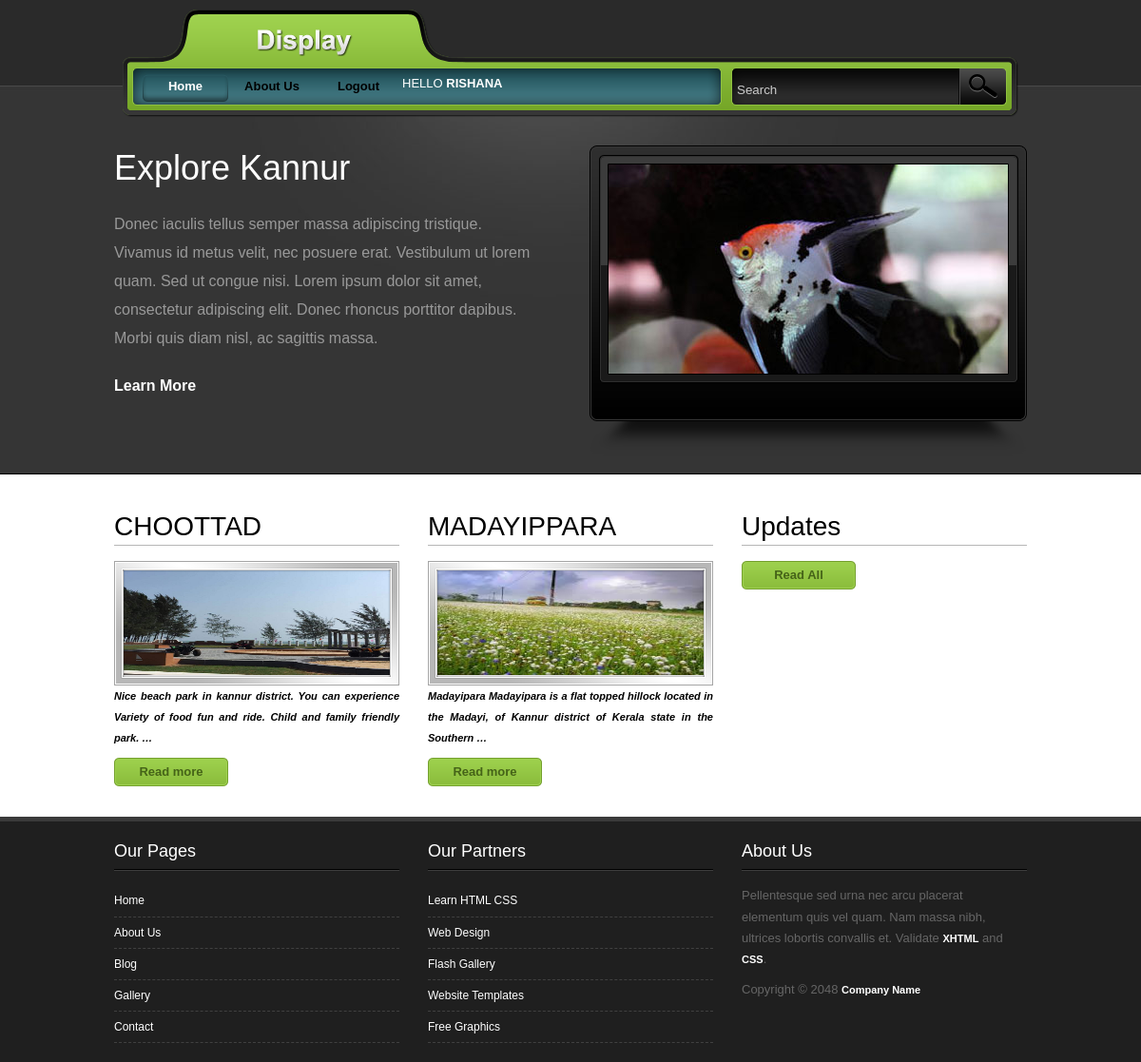
The app's page / (signed in) with its own data.
### travelapp/models.py (models this page shows, shortened)
class place(models.Model):
    name = models.CharField(max_length=250)
    img = models.ImageField(upload_to='pics')
    des = models.TextField()

### travelapp/views.py (the view)
# urls.py: path('', views.demo, name='demo'),
def demo(request):
    obj=place.objects.all()
    update_obj = Newupdates.objects.all()
    return render(request,"index.html",{'result':obj,'update_res':update_obj})

### travelapp/templates/index.html (shortened to what this page needs)
<!DOCTYPE html PUBLIC "-//W3C//DTD XHTML 1.0 Transitional//EN" "http://www.w3.org/TR/xhtml1/DTD/xhtml1-transitional.dtd">
{% load static %}
<html xmlns="http://www.w3.org/1999/xhtml">
<head>
<link href="{% static 'css/tooplate_style.css' %}" rel="stylesheet" type="text/css" />
<link rel="stylesheet" type="text/css" href="{% static 'css/contentslider.css' %}" />
</head>
<body id="home">
<div id="tooplate_wrapper_home">
	<div id="tooplate_header">
    	<div id="site_title"><h1><a href="#">Explore Kannur</a></h1></div>
        <div id="tooplate_menu">
            <ul>
                <li><a href="#" class="current">Home</a></li>
                <li><a href="#">About Us</a></li>
                {% if user.is_authenticated %}
                <li style="color:white;text-transform:uppercase;">Hello <b>{{user.username }}</b></li>
                <li><a href="credentials/logout">Logout</a></li>
                {% else %}
                <li><a href="credentials/register">Register</a></li>
                <li><a href="credentials/login">Login</a></li>
                {% endif %}
            </ul>
            <div id="search_box">
                <form action="#" method="get">
                <input type="text" value="Search" name="q" size="10" id="searchfield" title="searchfield" onfocus="clearText(this)" onblur="clearText(this)" />
                <input type="submit" name="Search" value="" id="searchbutton" title="Search" />
                </form>
            </div>
        </div>
    </div>
    <div id="tooplate_middle">
    	<div id="mid_slider">
        	<div id="slider1" class="sliderwrapper">
                <div class="contentdiv">
                    <img src="{% static 'images/slider/image_00.jpg' %}" alt="Image 00" />
                </div>
            </div>
            <div id="paginate-slider1" class="pagination">
          </div>
        </div>
        <div id="mid_left">
            <div id="mid_title">
               Explore Kannur
            </div>
            <p>Donec iaculis tellus semper massa adipiscing tristique. Vivamus id metus velit, nec posuere erat. Vestibulum ut lorem quam. Sed ut congue nisi. Lorem ipsum dolor sit amet, consectetur adipiscing elit. Donec rhoncus porttitor dapibus. Morbi quis diam nisl, ac sagittis massa.</p>
            <div id="learn_more"><a href="#">Learn More</a></div>
	  </div>
	</div>
     <div id="tooplate_main">
        <div id="tooplate_content">
            {% for i in result %}
			<div class="col_allw300">
                <h2>{{ i.name }}</h2>
                <div class="image_frame"><span></span><img src="{{ i.img.url }}" alt="Image 01" /></div>
              	<p align="justify"><em>{{ i.des|truncatewords:20 }} </em></p>
                <a href="#" class="more">Read more</a>
            </div>
            {% endfor %}
            <div class="col_allw300 col_last">
                <h2>Updates</h2>
                <a href="#" class="more">Read All</a>
            </div>
        </div>
    </div>
</div>
<div id="tooplate_footer_wrapper">
    <div id="tooplate_footer">
    	<div class="col_allw300">
        	<h4>Our Pages</h4>
            <ul class="footer_list">
            	<li><a href="index.html">Home</a></li>
                <li><a href="about.html">About Us</a></li>
                <li><a href="blog.html">Blog</a></li>
                <li><a href="gallery.html">Gallery</a></li>
                <li><a href="contact.html">Contact</a></li>
            </ul>
        </div>
    	<div class="col_allw300">
        	<h4>Our Partners</h4>
            <ul class="footer_list">
            	<li><a href="#">Learn HTML CSS</a></li>
                <li><a href="#">Web Design</a></li>
            	<li><a href="#">Flash Gallery</a></li>
                <li><a href="#">Website Templates</a></li>
                <li><a href="#">Free Graphics</a></li>
            </ul>
        </div>
    	<div class="col_allw300 col_last">
        	<h4>About Us</h4>
            Pellentesque sed urna nec arcu placerat elementum quis vel quam. Nam massa nibh, ultrices lobortis convallis et. Validate <a href="http://validator.w3.org/check?uri=referer" rel="nofollow"><strong>XHTML</strong></a> and <a href="http://jigsaw.w3.org/css-validator/check/referer" rel="nofollow"><strong>CSS</strong></a>.
            <div class="cleaner h10"></div>
            Copyright © 2048 <a href="#">Company Name</a>
        </div>
    </div>
</div>
</body>
</html>

### travelapp/static/css/contentslider.css (style rules this page uses)
.sliderwrapper { position: relative; overflow: hidden; width: 440px; height: 220px; }
.sliderwrapper .contentdiv { visibility: hidden; position: absolute; left: 0; top: 0; width: 440px; height: 100%; filter:progid:DXImageTransform.Microsoft.alpha(opacity=100); -moz-opacity: 1; opacity: 1; }
.pagination { position: absolute; bottom: -30px; right: 10px; }

### records on screen
place: name "CHOOTTAD", des "Nice beach park in kannur district. You can experience Variety of food fun and ride. Child and family friendly park. …"
place: name "MADAYIPPARA", des "Madayipara Madayipara is a flat topped hillock located in the Madayi, of Kannur district of Kerala state in the Southern …"

### other values on screen
{{ user.username }} "RISHANA"
